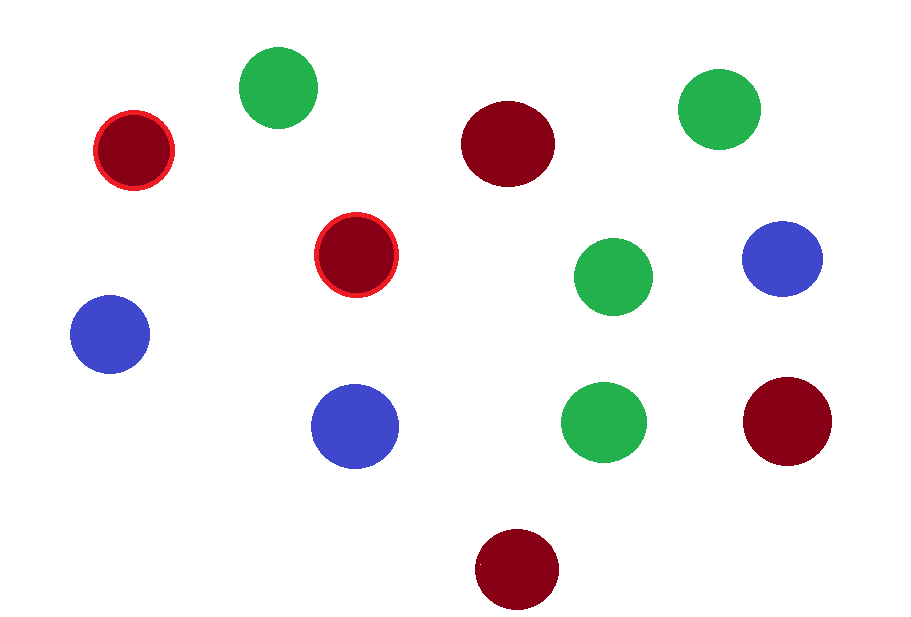
#> input picture image.jpg, 911 x 617 px, found by its file name
$ python color_detection.py
#> lines starting #> are read from the running program, lines starting #| are printed output that depends on the picture; after the words box and inside, x2 and y2 are one past the last pixel; in counts of white or black regions, pixels touching at a corner belong together
import numpy as np
import cv2

def load_image(path_img):
    return cv2.imread(path_img)

def bgr2hsv(img):
    return cv2.cvtColor(img, cv2.COLOR_BGR2HSV)

def setRangeColor(hsv, lower_color, upper_color):
    return cv2.inRange(hsv, lower_color, upper_color)

def contours_img(mask):
    contours,_ = cv2.findContours(mask, cv2.RETR_TREE, cv2.CHAIN_APPROX_SIMPLE)
    return contours

def filter_contours_img(contours, img_draw, color_bbox):
    count = 0
    for c in contours:
        rect = cv2.boundingRect(c)
        x,y,w,h = rect
        area = w * h

        if area > 1000:
            count = count + 1
            cv2.rectangle(img_draw, (x, y), (x+w, y+h), color_bbox, 5)
    return img_draw, count

def draw_text_on_image(img_draw, count_Red, count_Blue, count_Green):
    cv2.putText(img_draw,'Red Count : ' + str(count_Red),
        (10,230),                  # bottomLeftCornerOfText
        cv2.FONT_HERSHEY_SIMPLEX, # font
        0.5,                      # fontScale
        (0,0,0),            # fontColor
        2)                        # lineType

    cv2.putText(img_draw,'Blue Count : ' + str(count_Blue),
        (10,260),                  # bottomLeftCornerOfText
        cv2.FONT_HERSHEY_SIMPLEX, # font
        0.5,                      # fontScale
        (0,0,0),            # fontColor
        2)                        # lineType
    cv2.putText(img_draw,'Green Count : ' + str(count_Green),
        (10,290),                  # bottomLeftCornerOfText
        cv2.FONT_HERSHEY_SIMPLEX, # font
        0.5,                      # fontScale
        (0,0,0),            # fontColor
        2)                        # lineType
    return img_draw

def main():
    path_img = 'E:\\New folder\\ss\\image.jpg'
    img = load_image(path_img)
#> in load_image, returned value is the input picture: shape (617, 911, 3); mean B, G, R 235.1, 234.1, 235.9
    img = cv2.resize(img, None,fx=0.5,fy=0.5)
    hsv = bgr2hsv(img)
#> in bgr2hsv, `return cv2.cvtColor(img, cv2.COLOR_BGR2HSV)`: returned value: shape (308, 456, 3); mean H, S, V 15.2, 25.3, 245.1
    img_draw = img

    lower_Red = np.array([160, 100, 100])
    upper_Red = np.array([179, 255, 255])
    mask = setRangeColor(hsv, lower_Red, upper_Red)
#> in setRangeColor, `return cv2.inRange(hsv, lower_color, upper_color)`:
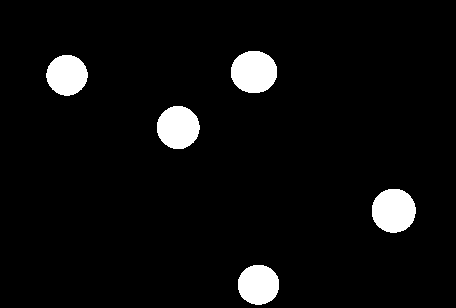
#> returned value: shape (308, 456); 5.1% white; 5 white regions
    contours = contours_img(mask)
#> in contours_img, `contours,_ = cv2.findContours(mask, cv2.RETR_TREE, cv2.CHAIN_APPROX_SI..`: contours = 5 contours; box (x1, y1, x2, y2) and area: (231, 51, 277, 93) 1492, (372, 189, 416, 233) 1473, (157, 106, 200, 149) 1386, (46, 55, 88, 96) 1261, (238, 265, 279, 305) 1254
    color_rbox = (0, 0, 255)
    img_draw, count_Red = filter_contours_img(contours, img_draw, color_rbox)
#> the loop in filter_contours_img, `for c in contours:` made 5 passes
#> (x, y, w, h, area) on passes 1 to 5: (238, 265, 41, 40, 1640), (372, 189, 44, 44, 1936), (157, 106, 43, 43, 1849), (46, 55, 42, 41, 1722), (231, 51, 46, 42, 1932)
#> after the loop in filter_contours_img, `for c in contours:`:
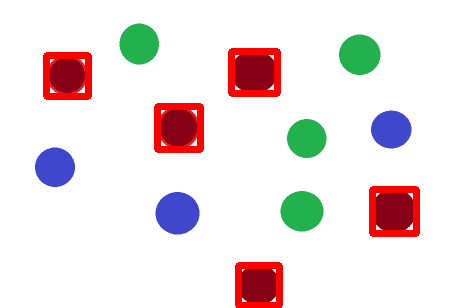
#> img_draw: shape (308, 456, 3); mean B, G, R 226.5, 225.6, 236.7
#> after the loop in filter_contours_img, `for c in contours:`: count = 5
#> count_Red = 5
    print('Red Count:', count_Red)
#| Red Count: 5

    lower_Green = np.array([50,80, 40])
    upper_Green = np.array([70, 255, 255])
    mask = setRangeColor(hsv, lower_Green, upper_Green)
#> in setRangeColor (call 2), `return cv2.inRange(hsv, lower_color, upper_color)`:
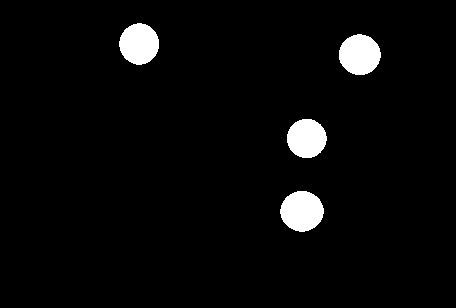
#> returned value: shape (308, 456); 3.7% white; 4 white regions
    contours = contours_img(mask)
#> in contours_img (call 2), `contours,_ = cv2.findContours(mask, cv2.RETR_TREE, cv2.CHAIN_APPROX_SI..`: contours = 4 contours; box (x1, y1, x2, y2) and area: (280, 191, 324, 232) 1319, (339, 34, 381, 75) 1274, (119, 23, 159, 65) 1230, (287, 119, 327, 158) 1165
    color_gbox = (0, 255, 0)
    img_draw, count_Green = filter_contours_img(contours, img_draw, color_gbox)
#> call 2 of filter_contours_img, with color_bbox = (0, 255, 0)
#> the loop in filter_contours_img (call 2), `for c in contours:` made 4 passes
#> (x, y, w, h, area) on passes 1 to 4: (280, 191, 44, 41, 1804), (287, 119, 40, 39, 1560), (339, 34, 42, 41, 1722), (119, 23, 40, 42, 1680)
#> after the loop in filter_contours_img (call 2), `for c in contours:`:
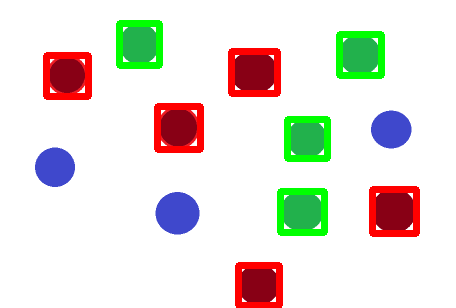
#> img_draw: shape (308, 456, 3); 3.22% of pixels changed, all inside (x1, y1, x2, y2) = (116, 20, 385, 236)
#> after the loop in filter_contours_img (call 2), `for c in contours:`: count = 4
#> count_Green = 4
    print('Green Count:', count_Green)
#| Green Count: 4

    lower_Blue = np.array([94, 127, 100])
    upper_Blue = np.array([120, 255, 255])
    mask = setRangeColor(hsv, lower_Blue, upper_Blue)
#> in setRangeColor (call 3), `return cv2.inRange(hsv, lower_color, upper_color)`:
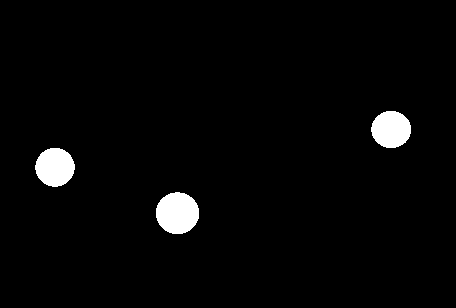
#> returned value: shape (308, 456); 2.7% white; 3 white regions
    contours = contours_img(mask)
#> in contours_img (call 3), `contours,_ = cv2.findContours(mask, cv2.RETR_TREE, cv2.CHAIN_APPROX_SI..`: contours = 3 contours; box (x1, y1, x2, y2) and area: (156, 192, 199, 234) 1363, (35, 148, 75, 187) 1145, (371, 111, 411, 148) 1106
    color_bbox = (255, 0, 0)
    img_draw, count_Blue = filter_contours_img(contours, img_draw, color_bbox)
#> call 3 of filter_contours_img, with color_bbox = (255, 0, 0)
#> the loop in filter_contours_img (call 3), `for c in contours:` made 3 passes
#> (x, y, w, h, area) on passes 1 to 3: (156, 192, 43, 42, 1806), (35, 148, 40, 39, 1560), (371, 111, 40, 37, 1480)
#> after the loop in filter_contours_img (call 3), `for c in contours:`:
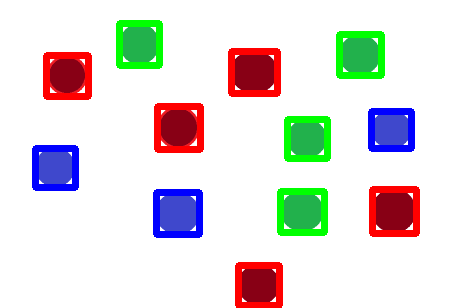
#> img_draw: shape (308, 456, 3); 2.36% of pixels changed, all inside (x1, y1, x2, y2) = (32, 108, 415, 238)
#> after the loop in filter_contours_img (call 3), `for c in contours:`: count = 3
#> count_Blue = 3
    print('Blue Count:', count_Blue)
#| Blue Count: 3

    img_draw = draw_text_on_image(img_draw, count_Red, count_Blue, count_Green)
#> in draw_text_on_image, `cv2.putText(img_draw,'Green Count : ' + str(count_Green), (10,290),`:
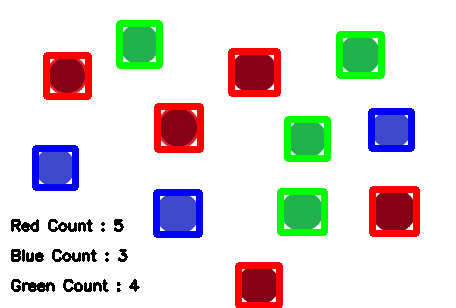
#> img_draw: shape (308, 456, 3); mean B, G, R 215.8, 217.3, 220.9

    cv2.imwrite('E:\\New folder\\s\\output.image.jpg', img_draw)

main()
